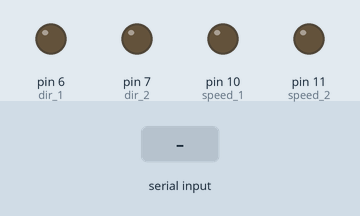
Recording of a sketch running on a simulated Arduino Uno, built with avr-gcc and run on an emulated ATmega328P. Parts: output pins drawn as LEDs (lit = HIGH). The test bench sets the inputs (shaded band).

Above: at 1.2 s.
1.3 s: "w" received over Serial
At 2.4 s:
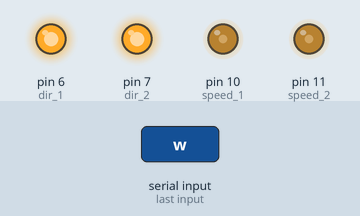
At 7.4 s:
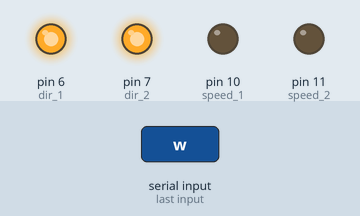
Timing chart, 0 to 8.8 s (numbered marks = the images above; inputs shaded):
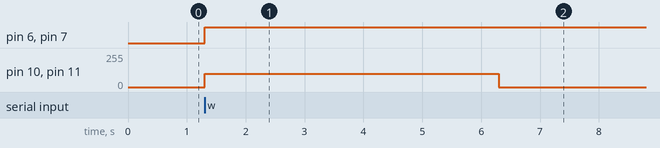

Measured:
- after the input at 1.3 s, pin 6 (dir_1), pin 7 (dir_2): LOW → HIGH at once; pin 10 (speed_1), pin 11 (speed_2): 0/255 → 100/255 at once, → 0/255 5.0 s later

The sketch:

test.ino
```cpp
#define dir_1 6
#define dir_2 7
// #define dir_3 12
// #define dir_4 13
#define speed_1 10
#define speed_2 11
// #define speed_3 5
// #define speed_4 3

const int speed = 100;
const int rot_speed = 150;

char inputChar;

void setup() {
  // put your setup code here, to run once:
  pinMode(dir_1, OUTPUT);
  pinMode(dir_2, OUTPUT);
  // pinMode(dir_3, OUTPUT);
  // pinMode(dir_4, OUTPUT);
  pinMode(speed_1, OUTPUT);
  pinMode(speed_2, OUTPUT);
  // pinMode(speed_3, OUTPUT);
  // pinMode(speed_4, OUTPUT);

  Serial.begin(9600);
}

void loop(){
  if(Serial.available()>0)
  {
    inputChar = Serial.read();
    if(inputChar == 'w')
    {
      digitalWrite(dir_1, HIGH);
      digitalWrite(dir_2, HIGH);
      // digitalWrite(dir_3, LOW);
      // digitalWrite(dir_4, HIGH);

      analogWrite(speed_1, speed);
      analogWrite(speed_2, speed);
      delay(5000);
    }

    else if(inputChar == 's')
    {
      digitalWrite(dir_1, LOW);
      digitalWrite(dir_2, LOW);
      // digitalWrite(dir_3, LOW);
      // digitalWrite(dir_4, HIGH);

      analogWrite(speed_1, speed);
      analogWrite(speed_2, speed);
      delay(5000);
    }
  }

  analogWrite(speed_1, 0);
  analogWrite(speed_2, 0);

}
```
